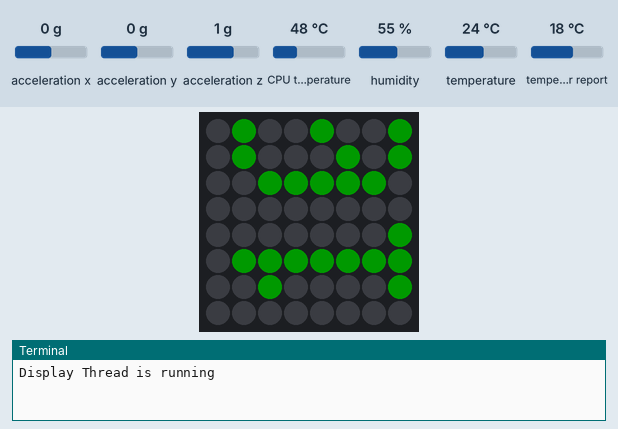
This program was run on a simulated Raspberry Pi (BCM pin numbers) with a Sense HAT. Parts: the Sense HAT's 8×8 RGB LED matrix, the last lines printed to the terminal. The inputs (shaded band) are chosen by the test bench; at power-on: acceleration x 0 g, acceleration y 0 g, acceleration z 1 g, CPU temperature 48 °C, humidity 55 %, temperature 24 °C, temperature in the web weather report 18 °C. Dim RGB values are drawn brighter than linear; the clock reads 2024-03-15 10:24:30 at power-on unless the program sets it; requests to the public web service named in the program get a made-up reply in its usual format after 0.4 s (London, UTC, broken clouds, 64 % humidity, 1013 hPa unless stated); the 64×8 strip is a reading aid, not a part: it shows the text the matrix is scrolling, unrolled, one strip-width of it at a time; threads take turns every 2 ms.

Above: at 1.2 s.
1.3 s: acceleration x set to -3.4 g
3.1 s: acceleration x set to -1.8 g
5.1 s: acceleration y set to -3.4 g
At 6.09 s:
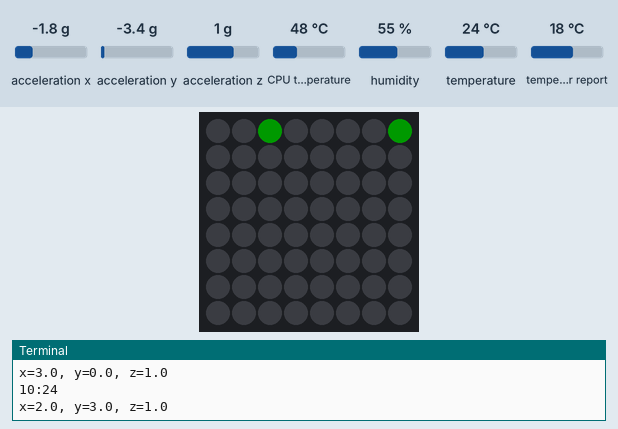
7.5 s: acceleration y set to -1.8 g
At 10.43 s:
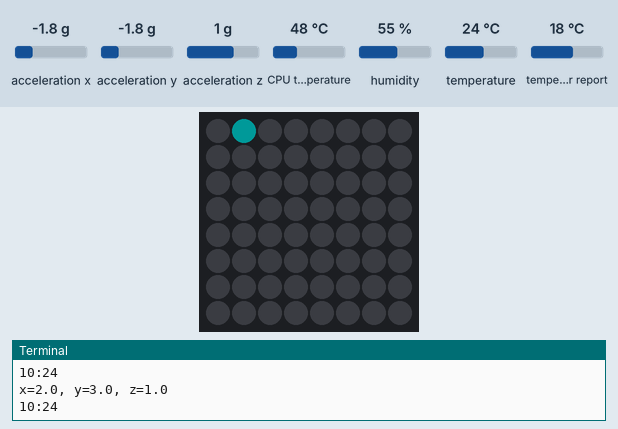

Measured:
- after the input at 5.1 s, the LEDs: change after 0.95 s (image 1)
- after the input at 7.5 s, the LEDs: first differ from a run without the input after 2.9 s (image 2)

The program:

weather.py
```python
import os
import time
import threading
#from sense_emu import SenseHat
from sense_hat import SenseHat
import requests, json

sense = SenseHat()
sense.low_light = True
sense.set_rotation(270)
indoor_humidiy= 0
indoor_temperature = 0
outdoor_humidiy = 0
outdoor_temperature = 0
weather="N/A"

toggleFlag = 0
displayMode = 0


n_position = 3 #0=0 1=90 2=180 3=270
r_position = 3 #0=0 1=90 2=180 3=270

# get CPU temperature
def get_cpu_temp():
    res = os.popen("vcgencmd measure_temp").readline()
    t = float(res.replace("temp=","").replace("'C\n",""))
    return(t)
#    return(45)

# use moving average to smooth readings
def get_smooth(x):
    if not hasattr(get_smooth, "t"):
        get_smooth.t = [x,x,x]
    get_smooth.t[2] = get_smooth.t[1]
    get_smooth.t[1] = get_smooth.t[0]
    get_smooth.t[0] = x
    xs = (get_smooth.t[0]+get_smooth.t[1]+get_smooth.t[2])/3
    return(xs)

def readSensor():
    global indoor_humidiy, indoor_temperature
    t1 = sense.get_temperature_from_humidity()
    t2 = sense.get_temperature_from_pressure()
    t_cpu = get_cpu_temp()

    # calculates the real temperature compesating CPU heating
    t = (t1+t2)/2
    t_corr = t - ((t_cpu-t)/1.8)
    t_corr = get_smooth(t_corr)
    indoor_temperature = t_corr*1.8 + 32
    indoor_humidiy = sense.get_humidity()
    #indoor_pressure = sense.get_pressure()

def readWeather():
    global weather, outdoor_humidiy, outdoor_temperature
    api_key = "a2062d3deac579aa39989a45a0ad5bf6"
    base_url = "http://api.openweathermap.org/data/2.5/weather?"
    city_name = "77584,us"
    complete_url = base_url + "zip=" + city_name +"&appid=" + api_key
    response = requests.get(complete_url)
    x = response.json()
    if x["cod"] == 200:
        y = x["main"]
        outdoor_temperature = int((y["temp"] - 273.15 ) * 1.8 + 32 )
        #outdoor_pressure = y["pressure"]
        outdoor_humidiy = y["humidity"]
        z = x["weather"]
        weather = z[0]["description"]

def rotateDisplay():
    global r_position, n_position, sense
    if r_position != n_position:
        if n_position == 0:
            sense.set_rotation(0)
            r_position = 0 #0=0 1=90 2=180 3=270

        elif n_position == 1:
            sense.set_rotation(90)
            r_position = 1 #0=0 1=90 2=180 3=270

        elif n_position == 2:
            sense.set_rotation(180)
            r_position = 2 #0=0 1=90 2=180 3=270

        elif n_position == 3:
            sense.set_rotation(270)
            r_position = 3 #0=0 1=90 2=180 3=270
def stopDisplay():
    global toggleFlag, sense
    if toggleFlag == 1:
        sense.clear()
        toggleFlag = 0
        return True
    return False

def display():
    global indoor_humidiy, indoor_temperature, weather, outdoor_humidiy, outdoor_temperature, sense
    readSensor()
    readWeather()

    if stopDisplay(): return
    rotateDisplay()
    sense.show_message(time.strftime("%H:%M"), text_colour=[4, 8, 4])
    print(time.strftime("%H:%M"))

    if stopDisplay(): return
    time.sleep(1)

    if stopDisplay(): return
    rotateDisplay()
    sense.show_message("T%d/%d" % (outdoor_temperature, round(indoor_temperature)), text_colour=[4, 8, 8])
    print("T%d/%d" % (outdoor_temperature, round(indoor_temperature)))

    if stopDisplay(): return
    time.sleep(1)

    if stopDisplay(): return
    rotateDisplay()
    sense.show_message("H%d/%d" % (outdoor_humidiy, round(indoor_humidiy)), text_colour=[4, 8, 8])
    print("H%d/%d" % (outdoor_humidiy, round(indoor_humidiy)))

    if stopDisplay(): return
    time.sleep(1)

    if stopDisplay(): return
    rotateDisplay()
    sense.show_message(weather, text_colour=[4, 8, 8])
    print(weather)

    if stopDisplay(): return
    time.sleep(5)

class displayThread (threading.Thread):
    def __init__(self, threadID, name):
        threading.Thread.__init__(self)
        self.threadID=threadID
        self.name=name
    def run(self):
        global displayMode
        print ("Display Thread is running")
        while True:
            if displayMode == 0:  # Day Regular model
                display()
            elif displayMode == 1: # Day sleep model
                if int(time.strftime("%M")) == 0:
                    display()
            elif displayMode == 2: # Night Regular model (alway off)
                time.sleep(2)
            elif displayMode == 3:
                for _ in range(3): # Night wakeup model (display 3 times and then sleep)
                    display()
                displayMode = 2
            else:
                time.sleep(2)

if (int(time.strftime("%H")) > 6):
    displayMode = 0
if (int(time.strftime("%H")) <= 6):
    displayMode = 3
show = displayThread(1, "DisplayThread")
show.start()
while True:
    if not show.is_alive():
        show = displayThread(1, "DisplayThread")
        show.start()
    if (int(time.strftime("%H")) <= 6 and displayMode < 2):
        displayMode=2
    if (int(time.strftime("%H")) > 6 and displayMode > 1):
        displayMode=0

    acc = sense.get_accelerometer_raw()
    x = round(acc['x'], 0)
    y = round(acc['y'], 0)
    z = round(acc['z'], 0)
    #print("x={0}, y={1}, z={2}".format(x, y, z))

    # Update the rotation of the display depending on which way up the Sense HAT is
    if x  == -1:
        n_position = 1
    elif y == 1:
        n_position = 0
    elif y == -1:
        n_position = 2
    elif x == 1:
        n_position = 3

    x = abs(x)
    y = abs(y)
    z = abs(z)

    #print("x={0}, y={1}, z={2}".format(x, y, z))
    if (x>2 or y>2 or z>2):
        print("x={0}, y={1}, z={2}".format(x, y, z))
        if  displayMode == 0:
            toggleFlag = 1
            displayMode = 1
        elif displayMode == 1:
            toggleFlag = 1
            displayMode = 0
        elif displayMode == 2:
            displayMode = 3
        time.sleep(3)
    #time.sleep(.3)
```
